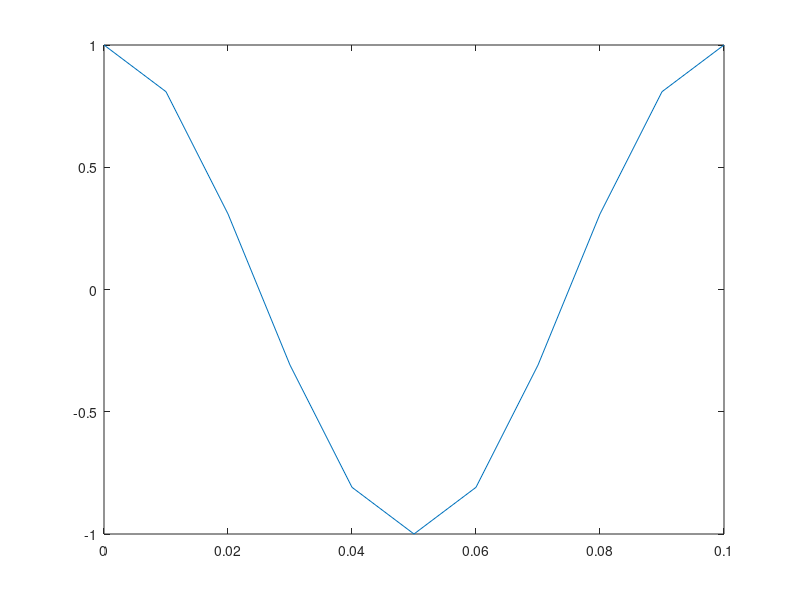

MATLAB code for this plot:
1;

function y = senal(t)
    y = cos(2*pi*10*t);
endfunction

function [x_d, y_d] = muestrear(x0, dx, xf)
    x_d = x0:dx:xf;
    y_d = senal(x_d);
    clf;
    plot(x_d,y_d);
    hold on;
endfunction
frecuencia = 10;
periodo = 1/frecuencia;

x0 = 0;
dx = 0.01;
xf = periodo;

muestrear(x0,dx,xf);
